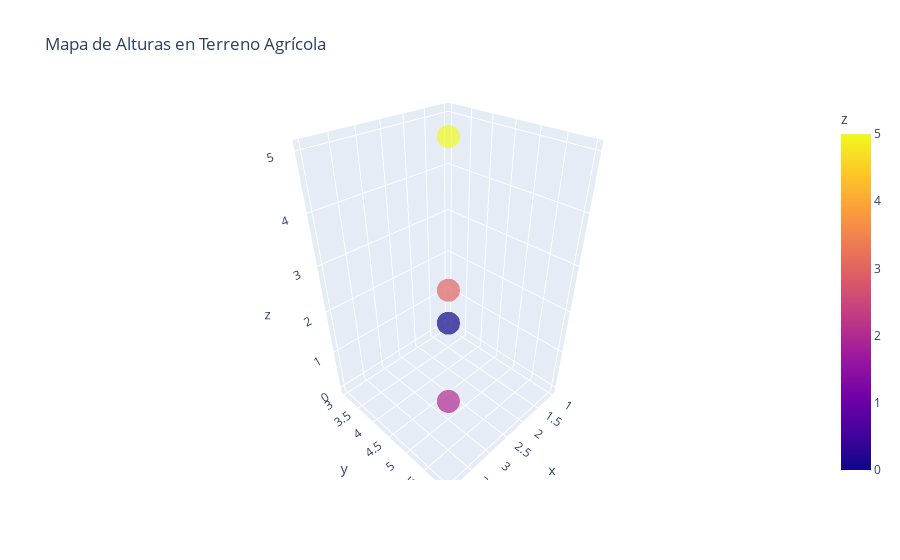

The code cell stored with this chart in its notebook:
### Markdown cell above
- **Analizar superficies:** Convertir puntos en superficies (ej: área de cobertura de riego).

### Code cell
fig = px.scatter_3d(df, x='x', y='y', z='z', size_max=10, opacity=0.7, 
                      color='z', title='Mapa de Alturas en Terreno Agrícola')
    
fig.show()

### Figure 1 — Plotly figure (JSON) as saved in the notebook; plotly's stock layout.template omitted (floating-point values rounded to 4 significant figures)
{"data": [{"hovertemplate": "x=%{x}<br>y=%{y}<br>z=%{marker.color}<extra></extra>", "legendgroup": "", "marker": {"color": [0, 5, 3, 2], "coloraxis": "coloraxis", "opacity": 0.7, "symbol": "circle"}, "mode": "markers", "name": "", "scene": "scene", "showlegend": false, "type": "scatter3d", "x": [1, 2, 3, 4], "y": [3, 4, 5, 6], "z": [0, 5, 3, 2]}], "layout": {"coloraxis": {"colorbar": {"title": {"text": "z"}}, "colorscale": [[0, "#0d0887"], [0.1111, "#46039f"], [0.2222, "#7201a8"], [0.3333, "#9c179e"], [0.4444, "#bd3786"], [0.5556, "#d8576b"], [0.6667, "#ed7953"], [0.7778, "#fb9f3a"], [0.8889, "#fdca26"], [1, "#f0f921"]]}, "legend": {"tracegroupgap": 0}, "scene": {"domain": {"x": [0, 1], "y": [0, 1]}, "xaxis": {"title": {"text": "x"}}, "yaxis": {"title": {"text": "y"}}, "zaxis": {"title": {"text": "z"}}}, "title": {"text": "Mapa de Alturas en Terreno Agrícola"}}}
